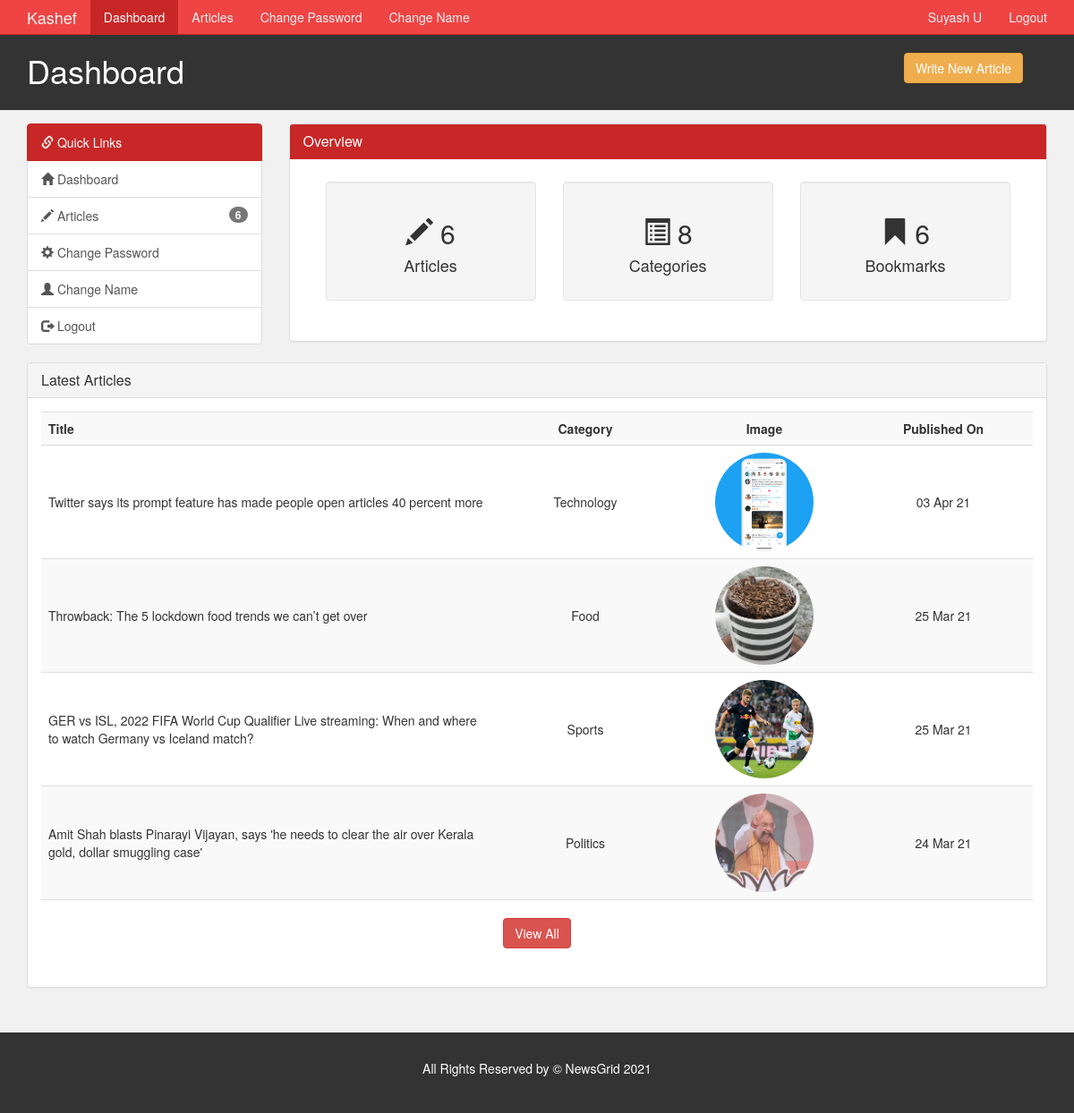
Screenshot of /author/index.php (signed in) with the database file from the repository.
### tables this page shows
CREATE TABLE `article` (
  `article_id` int(11) NOT NULL,
  `category_id` int(11) NOT NULL,
  `author_id` int(11) NOT NULL,
  `article_title` varchar(250) NOT NULL,
  `article_image` varchar(200) NOT NULL,
  `article_description` text NOT NULL,
  `article_date` date NOT NULL,
  `article_trend` tinyint(4) NOT NULL,
  `article_active` tinyint(4) NOT NULL
);

CREATE TABLE `category` (
  `category_id` int(11) NOT NULL,
  `category_name` varchar(45) NOT NULL,
  `category_color` varchar(35) NOT NULL,
  `category_image` varchar(250) NOT NULL,
  `category_description` varchar(350) NOT NULL
);

### author/index.php (the view, shortened to what this page needs)
<?php
  require('./includes/nav.inc.php');
?>
<section id="main">
  <div class="container">
    <div class="row">
      <?php
        $cat_sql = "SELECT COUNT(category_id)
                    AS no_of_categories
                    FROM category";
        $cat_result = mysqli_query($con,$cat_sql);
        $cat_data = mysqli_fetch_assoc($cat_result);
        $no_of_categories = $cat_data['no_of_categories'];
        $book_sql =  "SELECT COUNT(bookmark_id)
                      AS no_of_bookmarks
                      FROM article,bookmark
                      WHERE article.author_id = {$author_id}
                      AND bookmark.article_id = article.article_id";
        $book_result = mysqli_query($con,$book_sql);
        $book_data = mysqli_fetch_assoc($book_result);
        $no_of_bookmarks = $book_data['no_of_bookmarks'];
        require('./includes/quick-links.inc.php');
      ?>
      <div class="col-md-9">
        <div class="panel panel-default">
          <div class="panel-heading main-color-bg">
            <h3 class="panel-title">Overview</h3>
          </div>
          <div class="panel-body" style="padding: 2.5rem;">
            <div class="col-md-4">
              <div class="well dash-box">
                <h2>
                  <span class="glyphicon glyphicon-pencil"></span>
                  <?php echo $no_of_articles;?>
                </h2>
                <h4>Articles</h4>
              </div>
            </div>
            <div class="col-md-4">
              <div class="well dash-box">
                <h2>
                  <span class="glyphicon glyphicon-list-alt" aria-hidden="true"></span>
                  <?php echo $no_of_categories;?>
                </h2>
                <h4>Categories</h4>
              </div>
            </div>
            <div class="col-md-4">
              <div class="well dash-box">
                <h2>
                  <span class="glyphicon glyphicon-bookmark"></span>
                  <?php echo $no_of_bookmarks;?>
                </h2>
                <h4>Bookmarks</h4>
              </div>
            </div>
          </div>
        </div>
      </div>
    </div>
    <div class="row">
      <?php
        $sql = "SELECT article.article_title,
                article.article_date,
                article.article_image,
                category.category_name
                FROM article, category
                WHERE article.author_id = {$author_id}
                AND article.category_id = category.category_id
                ORDER BY article_date DESC
                LIMIT 4";
        $result = mysqli_query($con,$sql);
        $row = mysqli_num_rows($result);
      ?>
      <div class="col-md-12">
        <div class="panel panel-default">
          <div class="panel-heading">
            <h4 class="panel-title">Latest Articles</h4>
          </div>
          <div class="panel-body">
            <table class="table table-striped article-list table-hover">
              <tr>
                <th>Title</th>
                <th>Category</th>
                <th>Image</th>
                <th>Published On</th>
              </tr>
              <?php
                if($row > 0) {
                  while($data = mysqli_fetch_assoc($result)) {
                    $category_name = $data['category_name'];
                    $article_title = $data['article_title'];
                    $article_image = $data['article_image'];
                    $article_date = $data['article_date'];
                    $article_date = date("d M y",strtotime($article_date));
                    echo '
                      <tr>
                        <td>
                          '.$article_title.'
                        </td>
                        <td>
                          '.$category_name.'
                        </td>
                        <td>
                          <img src="../assets/images/articles/'.$article_image.'" />
                        </td>
                        <td>
                          '.$article_date.'
                        </td>
                      </tr>
                    ';
                  }
                  echo '
                    <tr>
                      <td colspan="4" align="center" style="padding-top: 2rem;">
                        <a href="./articles.php" class="btn btn-danger ">View All</a>
                      </td>
                    </tr>
                  ';
                }
              ?>
            </table>
          </div>
        </div>
      </div>
    </div>
  </div>
</section>
<?php
  require('./includes/footer.inc.php')
?>

### author/includes/nav.inc.php (shortened to what this page needs)
<?php
  $author_id = $_SESSION['AUTHOR_ID'];
  $author_name = $_SESSION['AUTHOR_NAME'];
  $uri = $_SERVER['REQUEST_URI'];
  $page_title = "";
  $home = true;
  $pass = false;
  $name = false;
  $article = false;
  if(strpos($uri,"/index.php") != false){
    $page_title = " Dashboard";
  }
?>
<!DOCTYPE html>
<html lang="en">
<head>
  <link rel="stylesheet" href="https://maxcdn.bootstrapcdn.com/bootstrap/3.3.7/css/bootstrap.min.css" />
  <link href="../assets/css/admin/style.css" rel="stylesheet" />
  <link href="../assets/css/partials/1-variables.css" rel="stylesheet" />
</head>
<body>
  <nav class="navbar navbar-default navbar-static-top">
    <div class="container">
      <div class="navbar-header">
        <a class="navbar-brand">Kashef </a>
      </div>
      <div id="navbar" class="collapse navbar-collapse">
        <ul class="nav navbar-nav">
          <li <?php if($home) echo 'class="active"' ?>><a href="./index.php">Dashboard</a></li>
          <li <?php if($article) echo 'class="active"' ?>><a href="./articles.php">Articles</a></li>
          <li <?php if($pass) echo 'class="active"' ?>><a href="./change-password.php">Change Password</a></li>
          <li <?php if($name) echo 'class="active"' ?>><a href="./change-name.php">Change Name</a></li>
        </ul>
        <ul class="nav navbar-nav navbar-right">
          <li><a><?php echo $author_name ?></a></li>
          <li><a href="./logout.php">Logout</a></li>
        </ul>
      </div>
    </div>
  </nav>
  <header id="header">
    <div class="container">
      <div class="row">
        <div class="col-md-10">
          <h1><?php echo $page_title ?></h1>
        </div>
        <div class="col-md-2 btn-box">
          <a href="./add-article.php" class="btn btn-warning" type="button">
            Write New Article
          </a>
        </div>
      </div>
    </div>
  </header>

### author/includes/quick-links.inc.php
<?php
  $art_sql = "SELECT COUNT(article_id)
              AS no_of_articles
              FROM article
              WHERE author_id = {$author_id}";
  $art_result = mysqli_query($con,$art_sql);
  $art_data = mysqli_fetch_assoc($art_result);
  $no_of_articles = $art_data['no_of_articles'];
?>
<div class="col-md-3">
  <div class="list-group">
    <a href="./index.php" class="list-group-item active main-color-bg">
      <span class="glyphicon glyphicon-link"></span>
      Quick Links
    </a>
    <a href="./index.php" class="list-group-item"><span class="glyphicon glyphicon-home"></span> Dashboard
    </a>
    <a href="./articles.php" class="list-group-item"><span class="glyphicon glyphicon-pencil"></span> Articles
      <span class="badge"><?php echo $no_of_articles ?></span></a>
    <a href="./change-password.php" class="list-group-item"><span class="glyphicon glyphicon-cog"></span> Change
      Password
    </a>
    <a href="./change-name.php" class="list-group-item"><span class="glyphicon glyphicon-user"></span> Change
      Name
    </a>
    <a href="./logout.php" class="list-group-item"><span class="glyphicon glyphicon-log-out"></span> Logout
    </a>
  </div>
</div>

### author/includes/footer.inc.php (shortened to what this page needs)
<footer id="footer">
  <p>All Rights Reserved by &copy; NewsGrid 2021</p>
</footer>
</body>
</html>

### assets/css/admin/style.css (style rules this page uses)
body { background: var(--light-color); }
.btn-box { padding: 2rem; }
.navbar { min-height: 38px !important; margin-bottom: 0; border-radius: 0; }
.navbar-nav > li > a, .navbar-brand { padding-top: 9px !important; padding-bottom: 0 !important; height: 38px; }
.navbar-default { background-color: var(--hover-color); border-color: var(--primary-color); }
.navbar-default .navbar-brand { color: var(--light-color); }
.navbar-default .navbar-nav > li > a { color: var(--light-color); }
.navbar-default .navbar-nav > .active > a, .navbar-default .navbar-nav > .active > a:hover, .navbar-default .navbar-nav > .active > a:focus { color: #fdfdfd; background-color: var(--primary-color); }
.navbar-default .navbar-collapse, .navbar-default .navbar-form { border-color: var(--light-color); }
.main-color-bg { background-color: var(--primary-color) !important; border-color: var(--primary-color) !important; color: #ffffff !important; }
#header { background: #333333; color: #ffffff; padding-bottom: 10px; margin-bottom: 15px; }
.dash-box { text-align: center; }
.article-list td img { border-radius: 50%; object-fit: cover; height: 11rem; text-align: left; width: 11rem; }
.article-list td:not(:first-child), .article-list th:not(:first-child) { text-align: center; }
.article-list th, .article-list td { min-width: 200px; vertical-align: middle !important; }
#main { min-height: 57.2vh; }
#footer { background: #333333; color: #ffffff; text-align: center; padding: 30px; margin-top: 30px; }

### assets/css/partials/1-variables.css (style rules this page uses)
:root { --primary-color: #c72727; --secondary-color: #f99500; --light-color: #f1f1f1; --dark-color: #50514f; --black-color: #333333; --tag-trend-color: #fa163f; --tag-yellow-color: #ffbe0b; --tag-purple-color: #8338ec; --tag-blue-color: #3a86ff; --tag-green-color: #00ff73; --tag-orange-color: #ef4339; --tag-pink-color: #ff0a54; --tag-brown-color: #663f3f; --hover-color: #ee4444; --active-color: #b90615; --ts-vs: 0.56rem; --ts-sml: 0.8rem; --ts-md: 1.1rem; --ts-lg: 1.25rem; --hs-vs: 1.3rem; --hs-sml: 2rem; --hs-md: 2.5rem; --hs-lg: 3rem; --ff-monts: "Montserrat", sans-serif; --ff-nunito: "Nunito Sans", sans-serif; --ff-noto: "Noto Serif", serif; --ff-robo: "Roboto", sans-serif; --border-radius: 5px; }

### rows the page displays
article: article_title "Twitter says its prompt feature has made people open articles 40 percent more", category.category_name "Technology", article_image (picture), article_date "03 Apr 21"
article: article_title "Throwback: The 5 lockdown food trends we can’t get over", category.category_name "Food", article_image (picture), article_date "25 Mar 21"
article: article_title "GER vs ISL, 2022 FIFA World Cup Qualifier Live streaming: When and where to watch Germany vs Iceland match?", category.category_name "Sports", article_image (picture), article_date "25 Mar 21"
article: article_title "Amit Shah blasts Pinarayi Vijayan, says 'he needs to clear the air over Kerala gold, dollar smuggling case'", category.category_name "Politics", article_image (picture), article_date "24 Mar 21"

### other values shown
$author_name "Suyash U"
$page_title "Dashboard"
$no_of_articles "6"
$no_of_categories "8"
$no_of_bookmarks "6"
